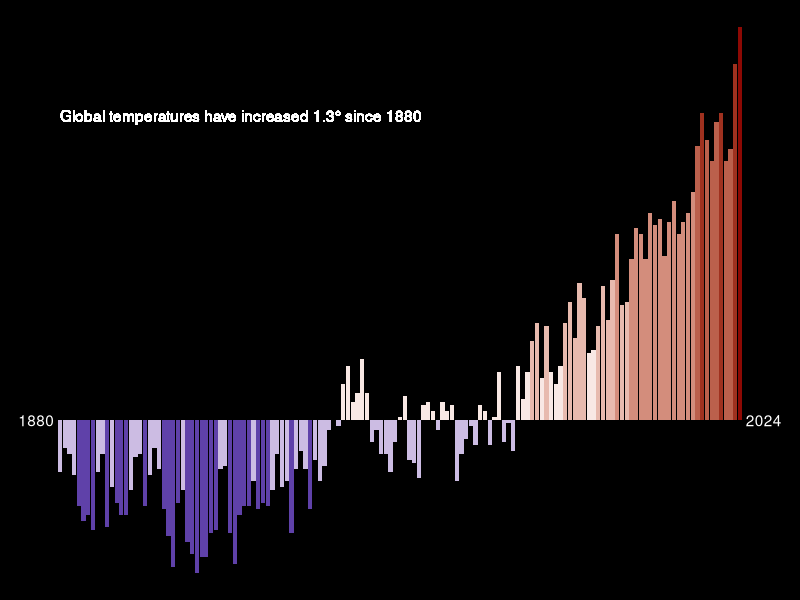
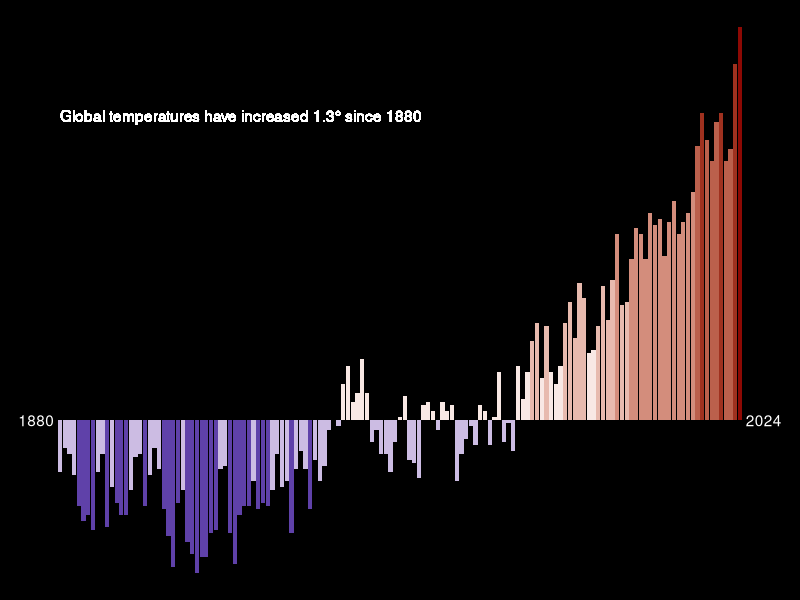

R code for these plots, in order:
## ---- chunk 1
knitr::opts_chunk$set(paged.print = FALSE)
options(digits = 4)
## ---- chunk 2
#| message: false
library(tidyverse)
library(scales)
library(glue)
## ---- chunk 3
temps <- read_csv("data/GLB.Ts+dSST.csv", skip = 1, na = "***") %>% 
  select(year = Year, t_diff = 'J-D') %>% 
  drop_na()
## ---- chunk 4
#| warning: false
#| message: false
#| fig-width: 8
#| fig-height: 5

annotation <- temps %>% 
  arrange(year) %>% 
  slice(1, n()) %>% 
  mutate(t_diff = 0,
         x = year + c(-5, +5)) # to position at y=0

max_t_diff <- format(round(max(temps$t_diff), 1), nsmall = 1)

temps %>% 
  ggplot(aes(x = year, y = t_diff, fill = t_diff)) +
  geom_col(show.legend = F) +
  geom_text(data = annotation, aes(x = x, label = year), color = "white") +
  geom_text(x = 1880, y = 1, hjust = 0,
            label = glue("Global temperatures have increased {max_t_diff}\u00B0 since {min(temps$year)}"),
            color = "white") +
  #scale_fill_gradient2(low = "darkblue", mid = "white", high = "darkred",
  #                     midpoint = 0, limits = c(-0.5, 1.5)) +

  # scale_fill_gradientn(colors = c("darkblue", "white", "darkred"),
  #                      values = rescale(c(min(temps$t_diff), 0, max(temps$t_diff))),
  #                      limits = c(min(temps$t_diff), max(temps$t_diff))) +
  
  scale_fill_stepsn(colors = c("darkblue", "white", "darkred"),
                       values = rescale(c(min(temps$t_diff), 0, max(temps$t_diff))),
                       limits = c(min(temps$t_diff), max(temps$t_diff)),
                    n.breaks = 9) +
  
  theme_void() +
  theme(
    plot.background = element_rect(fill = "black"),
    legend.text = element_text(color = "white")
  )
## ---- chunk 5
ggsave("figures/temp_index_bar.png", width = 8, height = 5)
